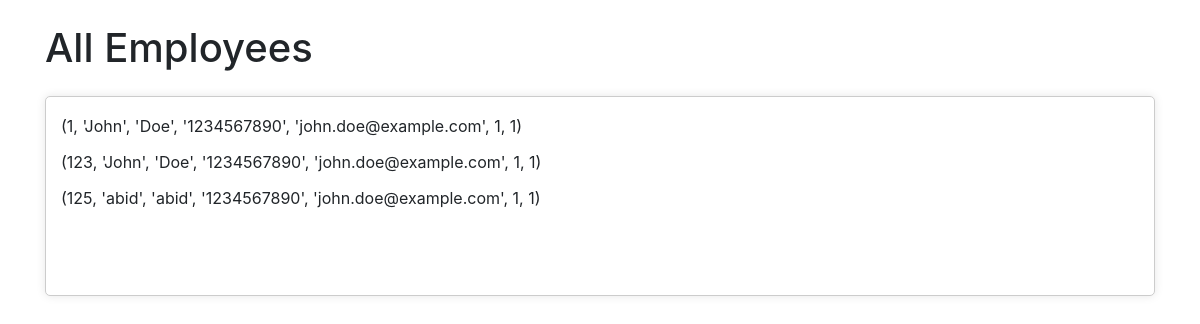
The page /employees on the database its author committed.
### tables this page shows
CREATE TABLE EMPLOYE (
    numEmploye INTEGER, 
    nom VARCHAR(30) NOT NULL, 
    prenom VARCHAR(20), 
    telIntern VARCHAR(14), 
    email VARCHAR(40),
    niveau INTEGER, 
    numDept INTEGER NOT NULL, 
    PRIMARY KEY (numEmploye),
    FOREIGN KEY (numDept) REFERENCES DEPARTEMENT(num)
);

### website/auth.py (the view)
@auth.route("/employees",methods=['GET','POST'])
def employees() :
     employees =  website.models.get_employees()
     department_name = "All"
     return render_template('allemployees.html',employees=employees,department_name=department_name)

### website/models.py (called while the page is built)
def get_employees():
    conn = sqlite3.connect('user_database.db')  # Update with your database name
    cursor = conn.cursor()
    cursor.execute('SELECT * FROM EMPLOYE ')
    employees = [row for row in cursor.fetchall()]
    conn.close()
    return employees

### website/templates/allemployees.html (shortened to what this page needs)
<!DOCTYPE html>
<html lang="en">
<head>
    <link href="https://maxcdn.bootstrapcdn.com/bootstrap/4.5.2/css/bootstrap.min.css" rel="stylesheet">
</head>
<body>
    <div class="container mt-4">
        <h1 class="mb-4">{{ department_name }} Employees</h1>
        <div class="scroll-box">
            <ul class="list-unstyled" id="employeeList">
                {% for employee in employees %}
                    <li class="employee" onclick="redirectToEmployee('{{ employee }}')">{{ employee }}</li>
                {% endfor %}
            </ul>
        </div>
    </div>
</body>
</html>

### website/templates/allemployees.html (style rules this page uses)
.scroll-box { max-width: 100%; height: 200px; overflow-y: scroll; border: 1px solid #ccc; padding: 10px; background: #fff; border-radius: 5px; box-shadow: 0 0 10px rgba(0, 0, 0, 0.1); }
.employee { cursor: pointer; padding: 5px; margin: 2px 0; transition: background-color 0.3s; }

### rows shown on the page
EMPLOYE: employee "(1, 'John', 'Doe', '1234567890', 'john.doe@example.com', 1, 1)"
EMPLOYE: employee "(123, 'John', 'Doe', '1234567890', 'john.doe@example.com', 1, 1)"
EMPLOYE: employee "(125, 'abid', 'abid', '1234567890', 'john.doe@example.com', 1, 1)"

### other values the page prints
{{ department_name }} "All"
